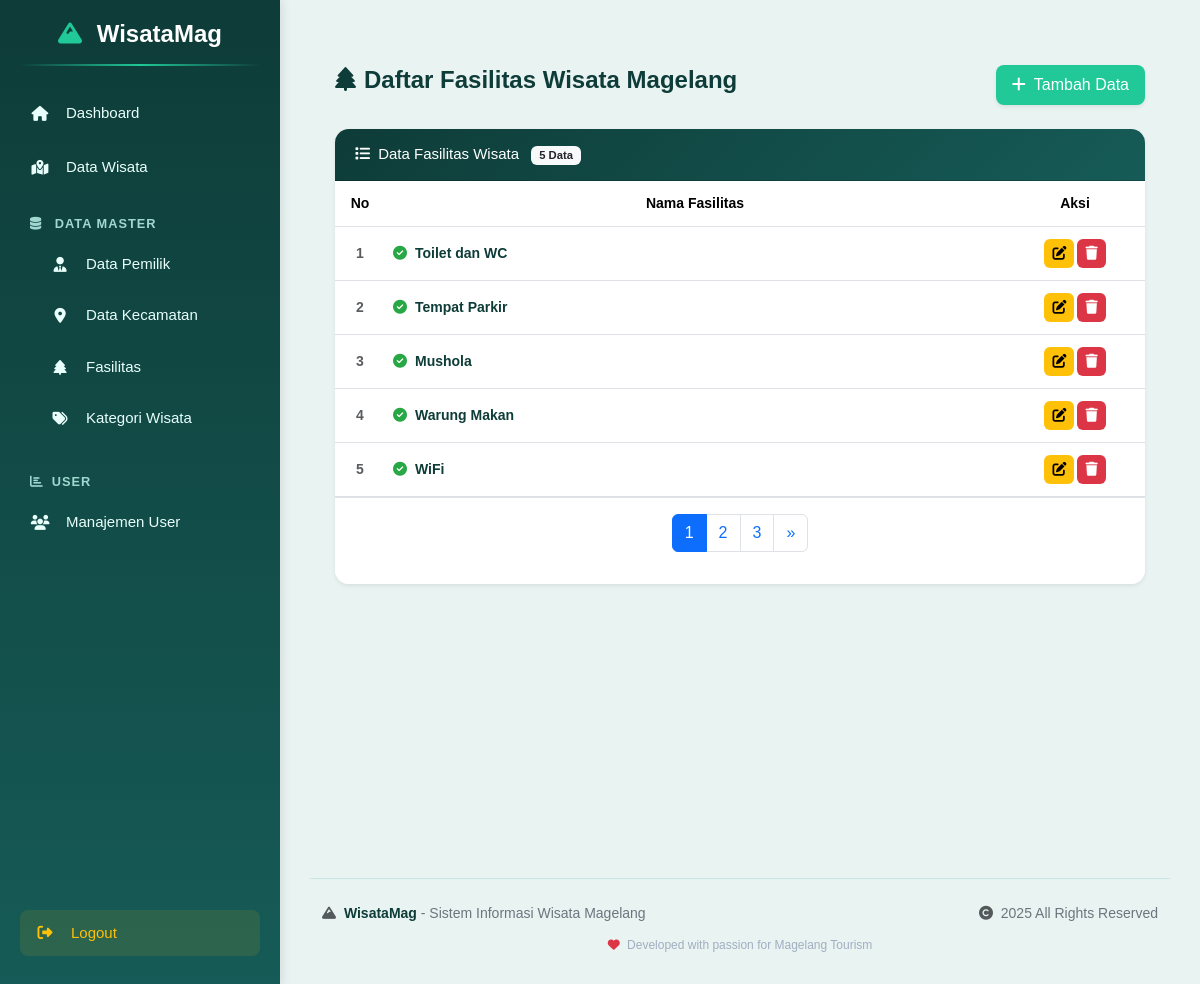
Screenshot of /index.php/fasilitas with the database file from the repository.
### tables this page shows
CREATE TABLE `fasilitas` (
  `id_fasilitas` int NOT NULL,
  `nama_fasilitas` varchar(100) NOT NULL
);

### index.php (called while the page is built, shortened)
<?php
require_once BASEPATH.'core/CodeIgniter.php';

### application/models/Fasilitas_model.php (called while the page is built, shortened)
<?php
class Fasilitas_model extends CI_Model {
    private $table = 'fasilitas';
    public function get_paginated($limit, $offset) {
        $this->db->limit($limit, $offset);
        return $this->db->get($this->table)->result();
    }
}
?>

### application/views/fasilitas/index.php (the view, shortened to what this page needs)
<div class="content-wrapper" style="background:#e9f3f2; min-height:100vh; padding:35px 25px;">
  <div class="d-flex justify-content-between align-items-center mb-4 flex-wrap">
    <h4 style="font-weight:600; color:#0e3c38; margin-bottom:10px;">
      <i class="fas fa-tree me-2"></i>Daftar Fasilitas Wisata Magelang
    </h4>
    <a href="<?= base_url('fasilitas/add') ?>"
       class="btn shadow-sm"
       style="background:#20c997; color:#fff; border:none; border-radius:8px; padding:8px 16px; font-weight:500; transition:0.3s;">
      <i class="fas fa-plus me-1"></i> Tambah Data
    </a>
  </div>
  <div class="card border-0 shadow-sm" style="border-radius:14px; overflow:hidden;">
    <div class="card-header text-white"
         style="background:linear-gradient(135deg, #0e3c38 0%, #165b57 100%); font-weight:500; padding:14px 20px; font-size:15px;">
      <i class="fas fa-list me-1"></i> Data Fasilitas Wisata
      <span class="badge bg-light text-dark ms-2">
        <?= isset($total_rows) ? $total_rows : count($fasilitas) ?> Data
      </span>
    </div>
    <div class="card-body p-0">
      <div class="table-responsive">
        <table class="table align-middle mb-0" style="color:#0e3c38; font-size:14px;">
          <thead style="background:#165b57; color:#e8fffb; font-weight:500;">
            <tr class="text-center">
              <th style="width:50px; padding:12px 8px;">No</th>
              <th style="padding:12px 8px;">Nama Fasilitas</th>
              <th style="width:140px; padding:12px 8px;">Aksi</th>
            </tr>
          </thead>
          <tbody>
            <?php if(!empty($fasilitas)): ?>
              <?php
              $start = isset($start) ? $start : 0;
              $no = $start + 1;
              foreach($fasilitas as $f):
              ?>
                <tr style="transition:0.25s;"
                    onmouseover="this.style.background='#f0f9f8'; this.style.transform='translateY(-1px)';"
                    onmouseout="this.style.background='transparent'; this.style.transform='translateY(0)';">
                  <td class="text-center text-muted fw-bold" style="padding:12px 8px;"><?= $no++ ?></td>
                  <td style="padding:12px 8px; font-weight:600; color:#0e3c38;">
                    <i class="fas fa-check-circle me-2 text-success"></i><?= html_escape($f->nama_fasilitas) ?>
                  </td>
                  <td class="text-center" style="padding:12px 8px;">
                    <div class="btn-group" role="group">
                      <a href="<?= site_url('fasilitas/edit/'.$f->id_fasilitas) ?>"
                         class="btn btn-sm"
                         style="background:#ffc107; color:#000; border-radius:6px; margin-right:4px;"
                         data-bs-toggle="tooltip" title="Edit">
                        <i class="fas fa-edit"></i>
                      </a>
                      <a href="<?= site_url('fasilitas/delete/'.$f->id_fasilitas) ?>"
                         class="btn btn-sm"
                         style="background:#dc3545; color:white; border-radius:6px;"
                         data-bs-toggle="tooltip" title="Hapus"
                         onclick="return confirm('Yakin ingin menghapus fasilitas <?= html_escape($f->nama_fasilitas) ?>?')">
                        <i class="fas fa-trash"></i>
                      </a>
                    </div>
                  </td>
                </tr>
              <?php endforeach; ?>
            <?php endif; ?>
          </tbody>
        </table>
      </div>
    </div>
    <div class="card-footer bg-white text-center py-3" style="border-top:1px solid #dee2e6;">
      <?= isset($pagination) ? $pagination : '' ?>
    </div>
  </div>
</div>

### application/views/template/header.php (style rules this page uses)
body { margin: 0; font-family: "Poppins", sans-serif; background-color: #0f2424; color: #eaf7f3; overflow-x: hidden; }

### application/views/fasilitas/index.php (style rules this page uses)
.btn { transition: all 0.3s ease; border: none; }
.badge { font-size: 0.75em; padding: 4px 8px; border-radius: 6px; }
.fa-check-circle { color: #28a745 !important; }

### rows the page displays
fasilitas: nama_fasilitas "Toilet dan WC"
fasilitas: nama_fasilitas "Tempat Parkir"
fasilitas: nama_fasilitas "Mushola"
fasilitas: nama_fasilitas "Warung Makan"
fasilitas: nama_fasilitas "WiFi"

### other values shown
count($fasilitas) "5"
